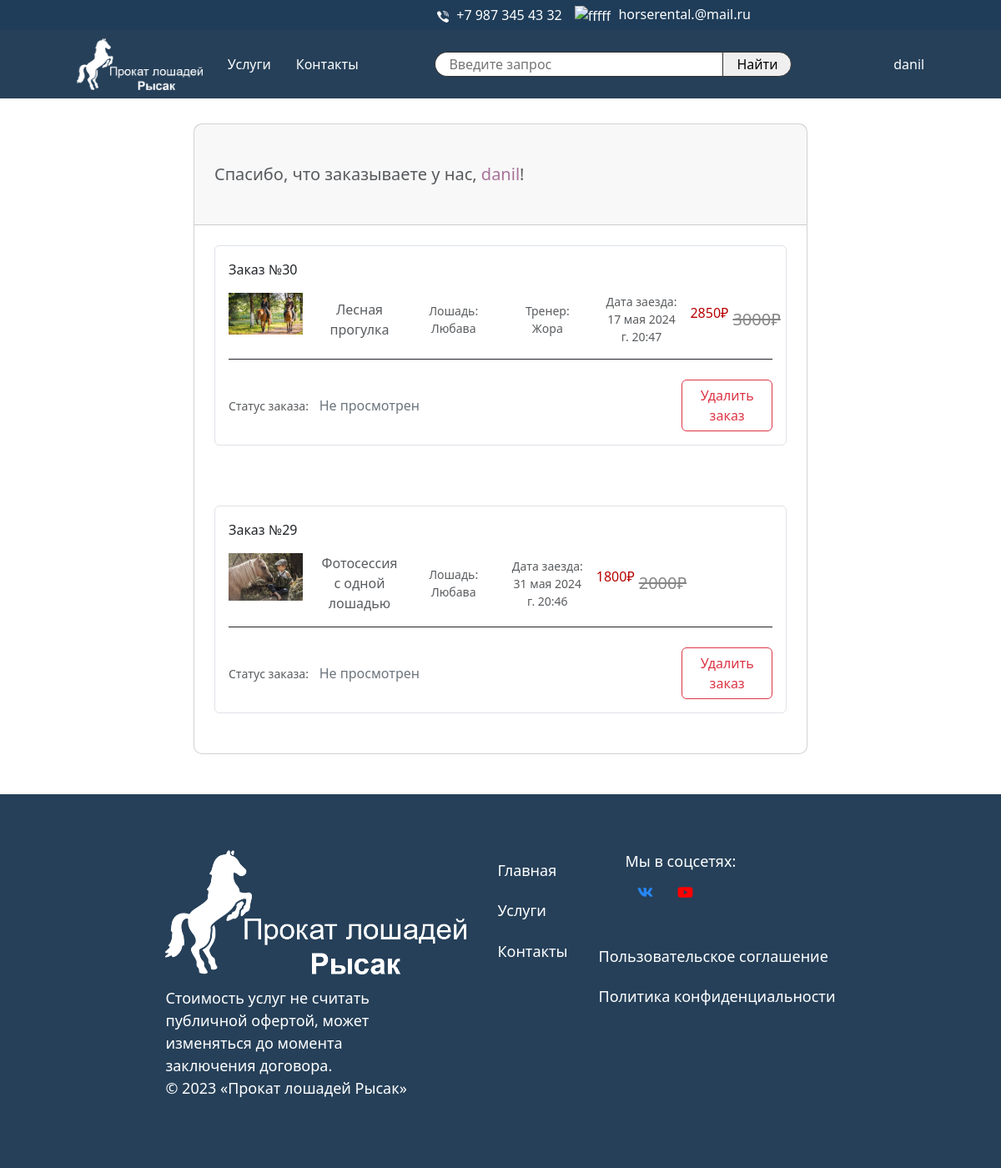
Screenshot of /auth/my_orders/danil/ with the database file from the repository.
### horse_reg/models.py (models this page shows)
class CustomUser(AbstractUser):
    email = models.EmailField(max_length=128, unique=True, db_index=True, blank=False, verbose_name='Почта')
    is_active = models.BooleanField(blank=False, default=False, verbose_name='Активен')
    USERNAME_FIELD = 'username'
    REQUIRED_FIELDS = ['email']
    objects = CustomUserManager()

### horse/models.py (models this page shows, shortened)
class Order(models.Model):
    class Status(models.TextChoices):
        new = 'new', 'Не просмотрен'
        access = 'access', 'Одобрен'
        danger = 'danger', 'Отказан'
    services = models.ForeignKey(Services, on_delete=models.CASCADE, blank=False, null=False, verbose_name='Услуга')
    user = models.ForeignKey(User, on_delete=models.CASCADE, verbose_name='Пользователь')
    date_start = models.DateTimeField(auto_now_add=False, verbose_name='Дата заезда')
    date_of_create = models.DateTimeField(auto_now=True, verbose_name='Дата заказа')
    trainer = models.ForeignKey(Trainer, on_delete=models.SET_NULL, blank=True, null=True, verbose_name='Тренер')
    horse = models.ForeignKey(Horse, on_delete=models.SET_NULL, blank=True, null=True, verbose_name='Лошадь')
    status = models.CharField(max_length=20, choices=Status.choices, default=Status.new, verbose_name='Статус заказа')
    class Meta:
        ordering = ('-date_of_create',)
        verbose_name = 'Заказ'
        verbose_name_plural = 'Заказы'
    def __str__(self):
        return f'Заказ №{self.id}'

class Services(models.Model):
    service_name = models.CharField(max_length=30, verbose_name='Наименование')
    service_img = models.ImageField(upload_to='%Y/%m/%d/', verbose_name='Фото')
    service_sell = models.IntegerField(verbose_name='Цена')
    sale = models.IntegerField('Скидка в процентах', null=True, default=0)
    horse = models.ManyToManyField(Horse, verbose_name='Порода', blank=True, symmetrical=False)
    trainer = models.ManyToManyField(Trainer, verbose_name='Тренер', blank=True, symmetrical=True)
    training = models.ForeignKey(Training, on_delete=models.CASCADE, verbose_name='Тренировки')
    route = models.ForeignKey(Route, on_delete=models.CASCADE, verbose_name='Описание')
    class Meta:
        ordering = ('service_name',)
        verbose_name = 'Услуга'
        verbose_name_plural = 'Услуги'
    @property
    def sell(self):
        return int(self.service_sell * (100 - self.sale) / 100)

class Horse(models.Model):
    horse_name = models.CharField(max_length=30, verbose_name='Имя')
    horse_img = models.ImageField(upload_to='%Y/%m/%d/', verbose_name='Фото')
    breed = models.CharField(max_length=30, verbose_name='Порода')
    status = models.CharField(max_length=50, verbose_name='Статус')
    birthday = models.DateField(auto_now_add=False, verbose_name='День рождения')
    trainer = models.ManyToManyField(Trainer, verbose_name='Тренер')
    class Meta:
        ordering = ('horse_name',)
        verbose_name = 'Лошадь'
        verbose_name_plural = 'Лошади'
    def __str__(self):
        return self.horse_name

class Trainer(models.Model):
    name = models.CharField(max_length=30, verbose_name='Имя')
    image = models.ImageField(upload_to='%Y/%m/%d/', verbose_name='Фото')
    sername = models.CharField(max_length=30, verbose_name='Фамилия')
    lastname = models.CharField(max_length=30, verbose_name='Отчество', blank=True)
    date_of_employment = models.DateField(auto_now_add=False, verbose_name='Дата устройства')
    types_training_name = models.ForeignKey(Types_of_training, on_delete=models.CASCADE, verbose_name='Виды тренировок')
    class Meta:
        ordering = ('name',)
        verbose_name = 'Тренер'
        verbose_name_plural = 'Тренера'
    def __str__(self):
        return self.name

### horse_reg/views.py (the view)
# urls.py: path('my_orders/<str:username>/', views.my_orders, name='my_orders'),
def my_orders(request, username):
    user = get_object_or_404(User, username=username)
    order = Order.objects.filter(user=user)
    return render(request, 'horse_reg/my_orders.html', {'user': user, 'order': order})

### horse_reg/templates/horse_reg/my_orders.html (shortened to what this page needs)
{% extends 'layout.html' %}
{% load static %}
{% load thumbnail %}
{% block content %}
    <section style="margin-top: 100px;" class="h-100 gradient-custom">
        <div class="container py-5 h-100">
            <div class="row d-flex justify-content-center align-items-center h-100">
                <div class="col-lg-10 col-xl-8">
                    <div class="card" style="border-radius: 10px;">
                        <div class="card-header px-4 py-5">
                            <h5 class="text-muted mb-0">Спасибо, что заказываете у нас, <span
                                    style="color: #a8729a;">{{ user.username }}</span>!
                            </h5>
                        </div>
                        {% for item in order %}
                            <div class="card-body p-4">
                                <div class="card shadow-0 border mb-4">
                                    <div class="card-body">
                                        <p>{{ item }}</p>
                                        <div class="row">
                                            <div class="col-md-2">
                                                <img src="{{ item.services.service_img.url }}"
                                                     class="img-fluid" alt="Phone">
                                            </div>
                                            <div class="col-md-2 text-center d-flex justify-content-center align-items-center">
                                                <p class="text-muted mb-0">{{ item.services.service_name }}</p>
                                            </div>
                                            <div class="col-md-2 text-center d-flex justify-content-center align-items-center">
                                                <p class="text-muted mb-0 small">Лошадь: {{ item.horse }}</p>
                                            </div>
                                            {% if item.trainer != null %}
                                                <div class="col-md-2 text-center d-flex justify-content-center align-items-center">
                                                    <p class="text-muted mb-0 small">Тренер: {{ item.trainer }}</p>
                                                </div>
                                            {% endif %}
                                            <div class="col-md-2 text-center d-flex justify-content-center align-items-center">
                                                <p class="text-muted mb-0 small">Дата заезда: {{ item.date_start }}</p>
                                            </div>
                                            <div class="col-md-2 text-center d-flex justify-content-center align-items-center">
                                                <p class="text-muted mb-0 small">
                                                    {% if item.services.sale %}
                                                        <p style="color: #b70000">{{ item.services.sell }}₽</p>
                                                        <span style="font-size: 20px; color: #868686; padding-left: 5px; text-decoration: line-through;"> {{ item.services.service_sell }}₽ </span>
                                                    {% else %}
                                                        <p style="color: #b70000">{{ item.services.service_sell }}₽</p>
                                                    {% endif %}
                                                </p>
                                            </div>
                                        </div>
                                        <hr class="mb-4" style="background-color: #e0e0e0; opacity: 1;">
                                        <div class="d-flex align-items-center">
                                            <div class="col-md-2">
                                                <p class="text-muted mb-0 small">Статус заказа: </p>
                                            </div>
                                            <div class="col-md d-flex">
                                                {% if item.status == 'new' %}
                                                    <p class="text-secondary mb-0">{{ item.get_status_display }}</p>
                                                {% elif item.status == 'access' %}
                                                    <p class="text-success mb-0">{{ item.get_status_display }}</p>
                                                {% else %}
                                                    <p class="text-danger mb-0">{{ item.get_status_display }}</p>
                                                {% endif %}
                                            </div>
                                            <div class="col-md-2">
                                                <a class="btn btn-outline-danger"
                                                   href="{% url 'reg:delete_my_orders' item.id %}">Удалить заказ</a>
                                            </div>
                                        </div>
                                    </div>
                                </div>
                            </div>
                        {% endfor %}
                    </div>
                </div>
            </div>
    </section>
{% endblock %}

### templates/layout.html (shortened to what this page needs)
{% load static %}
<!DOCTYPE html>
<html lang="ru">
<head>
    <link rel="stylesheet" href="{% static 'css/styles.css' %}" />
    <link href="https://cdn.jsdelivr.net/npm/bootstrap@5.3.0/dist/css/bootstrap.min.css" rel="stylesheet">
</head>
<body>
    <div class="header_nav">
        <div class="header_nav_content">
            <tel style="color: white; margin-right: 15px; flex-direction: row"><img style="width: 14px; height: 14px; margin-right: 5px" src="{% static 'img/telefon.png' %}" alt="fffff"> +7 987 345 43 32 </tel>
            <mailto style="color: white; flex-direction: row"><img style="width: 15px; height: 15px; margin-right: 5px" src="{% static 'img/mail.png' %}" alt="fffff"> horserental.@mail.ru </mailto>
        </div>
    </div>
    <header class="header">
        <div class="header_content">
            <nav style="display: flex; align-items: center">
                <a href="{% url 'main:main' %}"> <img style="width: 151px; height: 62px" src="{% static 'img/logo.png' %}" alt=""> </a>
                <a class="menu_header" href="{% url 'hor:first_service' %}">Услуги</a>
                <a class="menu_header" href="{% url 'contacts:contacts' %}">Контакты</a>
            </nav>
            <form class="search_form" action="{% url 'hor:first_service' %}">
                <input class="search_service" type="search" placeholder="Введите запрос" aria-label="Search" name="search">
                <button class="btn_search" type="submit">Найти</button>
            </form>
            <div style="display: flex; align-items: center">
                {% if user.is_authenticated %}
                    <li class="dropdown"><a class="menu_header" href="#"><span>{{ user.username }}</span></a>
                    </li>
                {% else %}
                    <a style="padding: 0" class="menu_header" href="{% url 'reg:register' %}">Регистрация/ </a>
                    <a style="padding: 0" class="menu_header" href="{% url 'reg:login' %}">Войти</a>
                {%endif%}
            </div>
        </div>
    </header>
    {% block content %}
    {% endblock %}
    <footer class="footer">
        <div class="footer_content">
            <div class="footer_block">
                <img style="width: 361px; height: 149px; margin-bottom: 15px" src="{% static 'img/logo.png' %}" alt="kkkkkk">
                <p style="width: 320px;" class="txt_menu">Стоимость услуг не считать публичной офертой, может изменяться до момента заключения договора.
                    <br> © 2023 «Прокат лошадей Рысак»</p>
            </div>
            <div class="footer_block">
                <a class="menu_footer" href="{% url 'main:main' %}">Главная</a>
                <a class="menu_footer" href="{% url 'hor:first_service' %}">Услуги</a>
                <a class="menu_footer" href="{% url 'contacts:contacts' %}">Контакты</a>
            </div>
            <div class="footer_block">
                <ul class="txt_menu">Мы в соцсетях:
                    <ul class="social-icons">
                        <li><a class="social-icon-vk" href="https://vk.com/konny_dvor72" title="Перейти в группу" target="_blank" rel="noopener"></a></li>
                        <li><a class="social-icon-youtube" href="https://www.youtube.com/channel/UCH8VnSKO4vllIYwvQNs2oGA" title="Перейти на канал" target="_blank" rel="noopener"></a></li>
                    </ul>
                </ul>
                <a class="menu_footer" href="">Пользовательское соглашение</a>
                <a class="menu_footer" href="">Политика конфиденциальности</a>
            </div>
        </div>
    </footer>
</body>
</html>

### static/css/styles.css (style rules this page uses)
* { padding: 0; margin: 0; box-sizing: border-box; }
body, html { font-family: Open Sans, Arial, sans-serif; max-width: 100%; }
a { color: #ffffff; text-decoration: none; }
li, ul { text-decoration: none; list-style-type: none; }
.header_nav { background: #1f3d59; height: 36px; width: 100%; position: fixed; top: 0; right: 0; left: 0; z-index: 100; display: flex; justify-content: center; }
.header_nav_content { display: flex; height: 36px; align-items: center; width: 50%; justify-content: flex-end; }
.header { background: #264059; height: 83px; width: 100%; position: fixed; top: 0; right: 0; left: 0; z-index: 99; margin-top: 35px; display: flex; justify-content: center; }
.header_content { display: flex; height: 83px; align-items: center; width: 100%; justify-content: space-evenly; }
.menu_header { text-decoration: none; padding-left: 30px; color: white; transition: all ease 0.3s }
.footer { display: flex; height: 448px; background: #264059; justify-content: center; align-items: center; }
.footer_content { display: flex; width: 70%; justify-content: space-around; }
.footer_block { display: flex; flex-direction: column; }
.txt_menu { font-size: 18px; color: white; }
.menu_footer { font-size: 18px; color: white; text-decoration: none; line-height: 2.7em; transition: all ease 0.3s; }
ul, li { display: block; }
.search_form { display: flex; flex: 0 1 428px; }
.search_service { width: 200px; height: 30px; border: 1px solid hsl(0, 0%, 18.82%); border-radius: 20px 0 0 20px; padding: 0 4px 0 16px; font-size: 16px; border-right: none; flex: 1; box-shadow: inset 0 1px 2px hsla(0, 0%, 0%, 0); color: black; }
.btn_search { border: 1px solid hsl(0, 0%, 18.82%); border-radius: 0 20px 20px 0; padding: 0 16px 0 16px; text-align: center; font-size: 16px; cursor: pointer; transition: ease 0.3s; }
p { display: flex; flex-direction: column; margin-bottom: 0; }
.social-icons { display: flex; list-style: none; margin-top: 0.25rem; margin-bottom: 1rem; padding-left: 0; }
.social-icons > li { margin-left: 0.25rem; margin-right: 0.25rem; }
.social-icons a { position: relative; display: block; -webkit-user-select: none; -moz-user-select: none; -ms-user-select: none; user-select: none; transition: background-color .3s ease-in-out; width: 2.5rem; height: 2.5rem; border-radius: 3rem; }
.social-icons a::before { content: ""; position: absolute; width: 1.2rem; height: 1.2rem; left: .65rem; top: .65rem; background: transparent no-repeat center center; background-size: 100% 100%; }

### rows the page displays
CustomUser: username "danil"
Order: id "Заказ №30", services.service_img (picture), services.service_name "Лесная прогулка", horse "Любава", trainer "Жора", date_start "17 мая 2024 г. 20:47", services.sell "2850", services.service_sell "3000", status "Не просмотрен"
Order: id "Заказ №29", services.service_img (picture), services.service_name "Фотосессия с одной лошадью", horse "Любава", date_start "31 мая 2024 г. 20:46", services.sell "1800", services.service_sell "2000", status "Не просмотрен"
